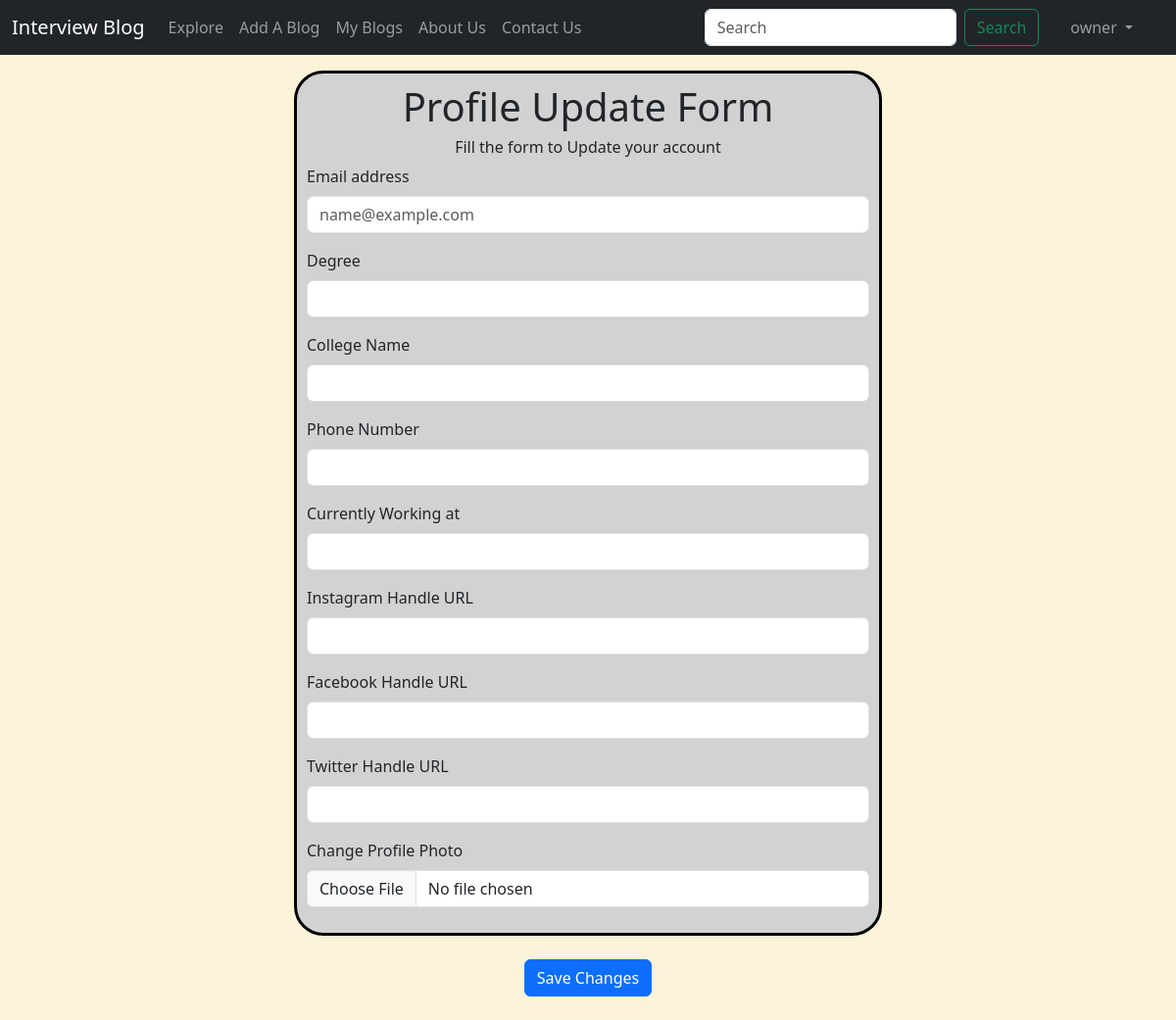
Page /profile/editprof/username3 (signed in) on the earlier database version.
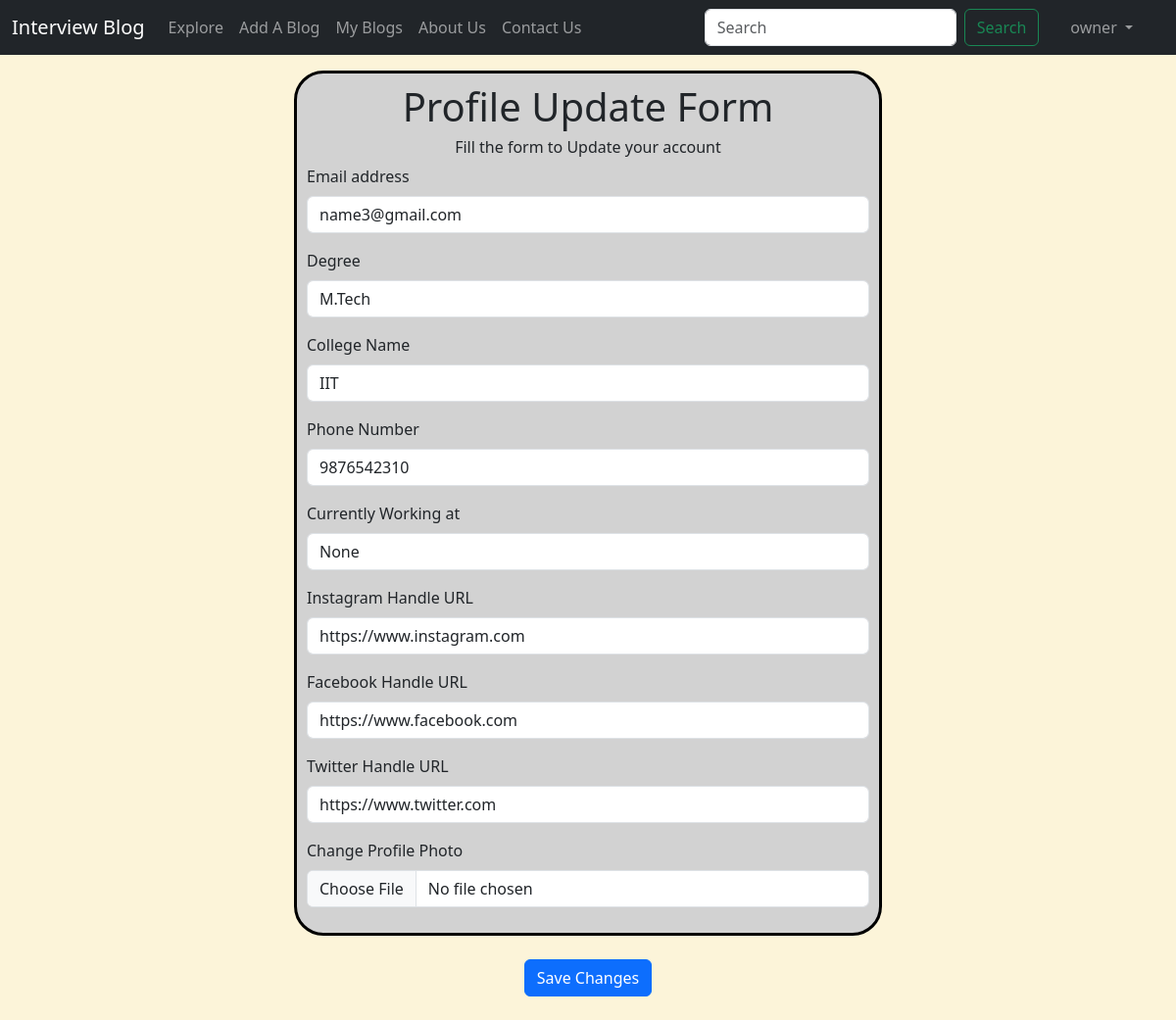
Same page on the later database version.
### blog/models.py (models this page shows, shortened)
class Profile(models.Model):
    id=models.AutoField(primary_key=True)
    profile_user=models.OneToOneField(User,on_delete=models.CASCADE)
    fname=models.CharField(max_length=100)
    lname=models.CharField(max_length=100)
    degree=models.CharField(max_length=100)
    college=models.CharField(max_length=200)
    gender=models.CharField(max_length=50)
    dob=models.DateField()
    phone=models.CharField(max_length=10)
    email=models.EmailField()
    insta_handle=models.CharField(max_length=200,null=True)
    fb_handle=models.CharField(max_length=200,null=True)
    twitter_handle=models.CharField(max_length=200,null=True)
    forget_pass_token=models.CharField(max_length=100,null=True)
    profile_pic = models.ImageField(upload_to='profiles/',null=True)
    currwork = models.CharField(max_length=100,null=True)

### blog/views.py (the view)
# urls.py: path('profile/editprof/<str:user>',views.editprof,name="Edit Profile"),
@login_required(login_url='/')
def editprof(request,user):
    i=User.objects.filter(username=user).first()
    j=Profile.objects.filter(profile_user=i).first()
    params={'j':j}
    return render(request,'blog/editprof.html',params)

### blog/templates/blog/editprof.html (shortened to what this page needs)
{% extends 'blog/base.html' %}
{% block body %}
<div class="mt-3">
<form action='/saveprofile' method="post" enctype="multipart/form-data">
    <div class="signup">
        <div class="content x">
            <h1 align="center">Profile Update Form</h1>
            <h6 align="center">Fill the form to Update your account</h6>
          <p>
            <label for="exampleFormControlInput1" class="form-label">Email address</label>
            <input type="email" class="form-control" name="email" value="{{j.email}}" id="email" placeholder="name@example.com" required>
          </p>
          <p>
            <label for="exampleFormControlInput1" class="form-label">Degree</label>
            <input type="text" class="form-control" name="degree" value="{{j.degree}}" id="degree" required>
          </p>
          <p>
            <label for="exampleFormControlInput1" class="form-label">College Name</label>
            <input type="text" class="form-control" name="college" value="{{j.college}}" id="college" required>
          </p>
      <p>
        <label for="exampleFormControlInput1" class="form-label">Phone Number</label>
        <input type="number" class="form-control" name="phone" value="{{j.phone}}" id="phone" required>
      </p>
      <p>
        <label for="exampleFormControlInput1" class="form-label">Currently Working at</label>
        <input type="text" class="form-control" name="curwork" value="{{j.currwork}}" id="curwork" required>
      </p>
      <p>
        <label for="exampleFormControlInput1" class="form-label">Instagram Handle URL</label>
        <input type="text" class="form-control" name="insta_handle" value="{{j.insta_handle}}" id="insta_handle">
      </p>
      <p>
        <label for="exampleFormControlInput1" class="form-label">Facebook Handle URL</label>
        <input type="text" class="form-control" name="fb_handle" value="{{j.fb_handle}}" id="fb_handle">
      </p>
      <p>
        <label for="exampleFormControlInput1" class="form-label">Twitter Handle URL</label>
        <input type="text" class="form-control" name="twitter_handle" value="{{j.twitter_handle}}" id="twitter_handle">
      </p>
      <p>
        <label for="exampleFormControlInput1" class="form-label">Change Profile Photo</label>
        <input type="file" class="form-control" name="image" id="image" value="{{j.profile_pic}}">
      </p>
        </div>
      </div>
      <div class="login-footer text-center my-4">
        <button type="submit" class="btn btn-primary">Save Changes</button>
      </div>
    </form>
    </div>
{% endblock %}

Differences in the rows shown:
now on this page (row edited): Profile: email "name3@gmail.com", degree "M.Tech", college "IIT", phone "9876542310", curwork "None", insta_handle "https://www.instagram.com", fb_handle "https://www.facebook.com", twitter_handle "https://www.twitter.com"
